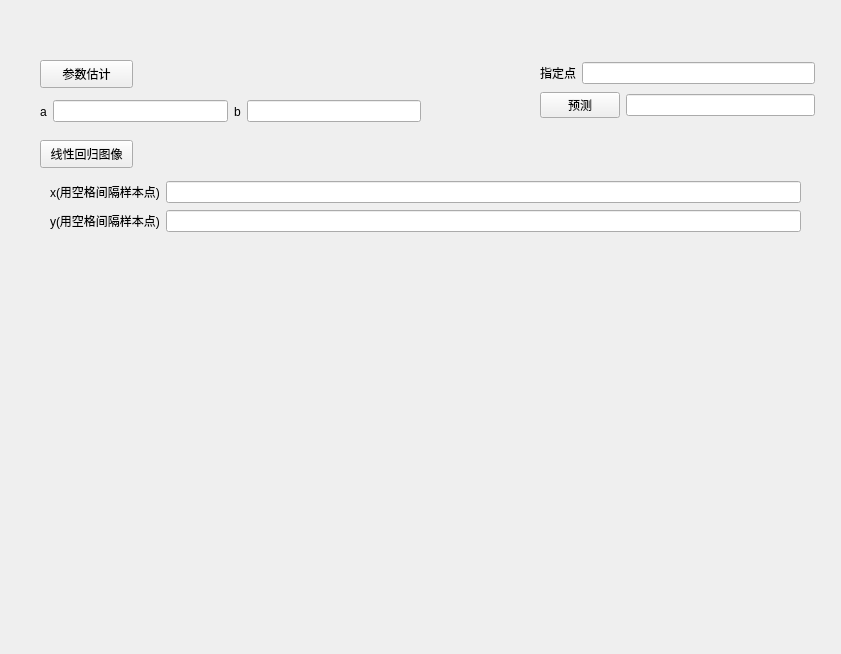
<?xml version="1.0" encoding="UTF-8"?>
<ui version="4.0">
 <class>Linear_regression_Form</class>
 <widget class="QWidget" name="Linear_regression_Form">
  <property name="geometry">
   <rect>
    <x>0</x>
    <y>0</y>
    <width>841</width>
    <height>654</height>
   </rect>
  </property>
  <property name="windowTitle">
   <string>线性回归</string>
  </property>
  <widget class="QPushButton" name="pushButton">
   <property name="geometry">
    <rect>
     <x>40</x>
     <y>60</y>
     <width>93</width>
     <height>28</height>
    </rect>
   </property>
   <property name="text">
    <string>参数估计</string>
   </property>
  </widget>
  <widget class="QPushButton" name="pushButton_2">
   <property name="geometry">
    <rect>
     <x>40</x>
     <y>140</y>
     <width>93</width>
     <height>28</height>
    </rect>
   </property>
   <property name="text">
    <string>线性回归图像</string>
   </property>
  </widget>
  <widget class="Plot" name="widget" native="true">
   <property name="geometry">
    <rect>
     <x>50</x>
     <y>260</y>
     <width>741</width>
     <height>351</height>
    </rect>
   </property>
  </widget>
  <widget class="QWidget" name="layoutWidget">
   <property name="geometry">
    <rect>
     <x>540</x>
     <y>60</y>
     <width>275</width>
     <height>62</height>
    </rect>
   </property>
   <layout class="QVBoxLayout" name="verticalLayout">
    <item>
     <layout class="QHBoxLayout" name="horizontalLayout">
      <item>
       <widget class="QLabel" name="label_3">
        <property name="text">
         <string>指定点</string>
        </property>
       </widget>
      </item>
      <item>
       <widget class="QLineEdit" name="lineEdit_3"/>
      </item>
     </layout>
    </item>
    <item>
     <layout class="QHBoxLayout" name="horizontalLayout_2">
      <item>
       <widget class="QPushButton" name="pushButton_3">
        <property name="text">
         <string>预测</string>
        </property>
       </widget>
      </item>
      <item>
       <widget class="QLineEdit" name="lineEdit_4">
        <property name="readOnly">
         <bool>true</bool>
        </property>
       </widget>
      </item>
     </layout>
    </item>
   </layout>
  </widget>
  <widget class="QWidget" name="layoutWidget">
   <property name="geometry">
    <rect>
     <x>40</x>
     <y>100</y>
     <width>381</width>
     <height>23</height>
    </rect>
   </property>
   <layout class="QHBoxLayout" name="horizontalLayout_3">
    <item>
     <widget class="QLabel" name="label">
      <property name="text">
       <string>a</string>
      </property>
     </widget>
    </item>
    <item>
     <widget class="QLineEdit" name="lineEdit">
      <property name="readOnly">
       <bool>true</bool>
      </property>
     </widget>
    </item>
    <item>
     <widget class="QLabel" name="label_2">
      <property name="text">
       <string>b</string>
      </property>
     </widget>
    </item>
    <item>
     <widget class="QLineEdit" name="lineEdit_2">
      <property name="readOnly">
       <bool>true</bool>
      </property>
     </widget>
    </item>
   </layout>
  </widget>
  <widget class="QWidget" name="layoutWidget">
   <property name="geometry">
    <rect>
     <x>50</x>
     <y>180</y>
     <width>751</width>
     <height>55</height>
    </rect>
   </property>
   <layout class="QVBoxLayout" name="verticalLayout_2">
    <item>
     <layout class="QHBoxLayout" name="horizontalLayout_4">
      <item>
       <widget class="QLabel" name="label_4">
        <property name="text">
         <string>x(用空格间隔样本点)</string>
        </property>
       </widget>
      </item>
      <item>
       <widget class="QLineEdit" name="lineEdit_5"/>
      </item>
     </layout>
    </item>
    <item>
     <layout class="QHBoxLayout" name="horizontalLayout_5">
      <item>
       <widget class="QLabel" name="label_5">
        <property name="text">
         <string>y(用空格间隔样本点)</string>
        </property>
       </widget>
      </item>
      <item>
       <widget class="QLineEdit" name="lineEdit_6"/>
      </item>
     </layout>
    </item>
   </layout>
  </widget>
 </widget>
 <customwidgets>
  <customwidget>
   <class>Plot</class>
   <extends>QWidget</extends>
   <header>Plot.h</header>
   <container>1</container>
  </customwidget>
 </customwidgets>
 <resources/>
 <connections/>
</ui>
